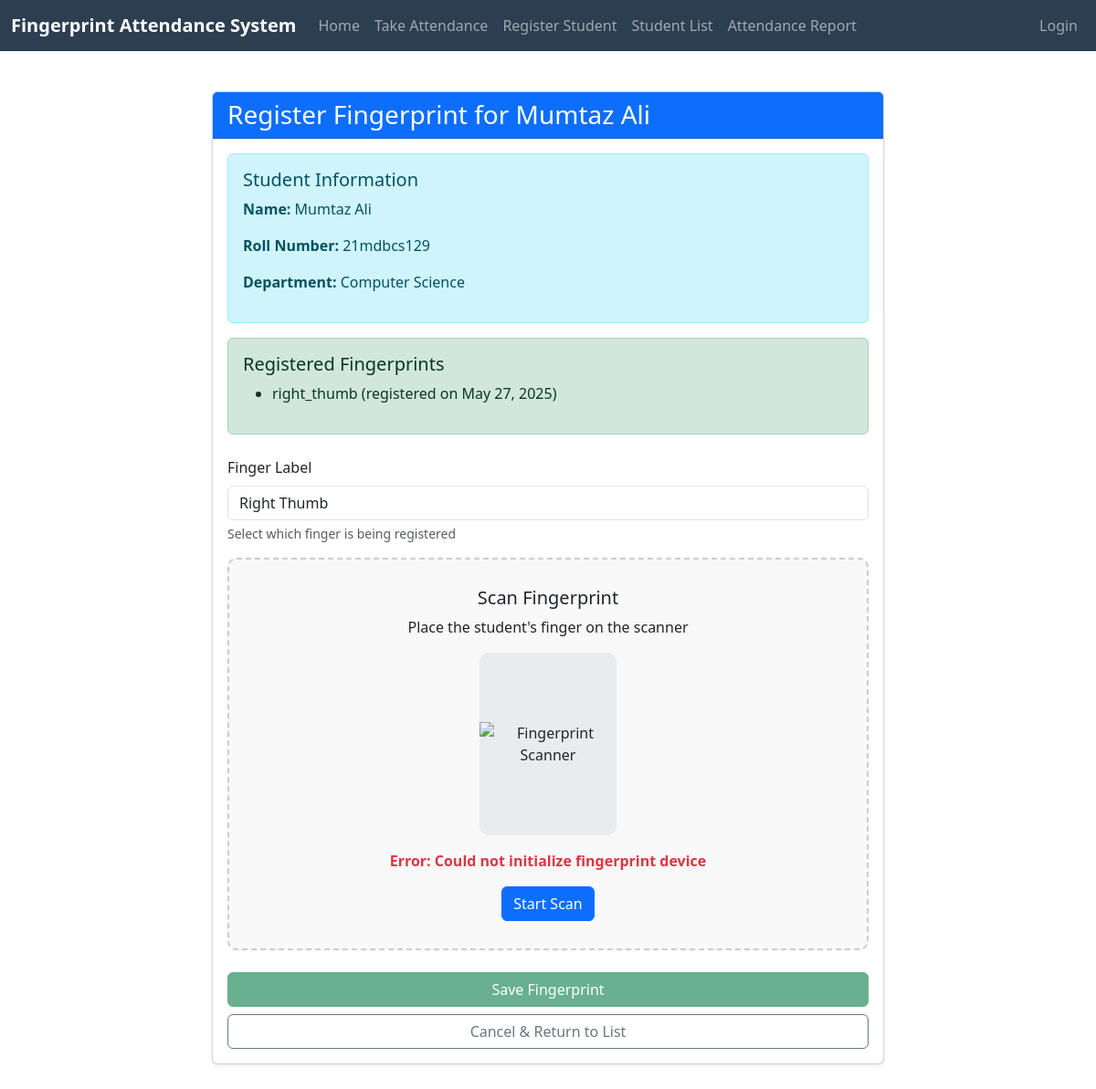
Screenshot of /register/fingerprint/5/ with the database file from the repository.
### attendance/models.py (models this page shows, shortened)
class Student(models.Model):
    name = models.CharField(max_length=100)
    roll_number = models.CharField(max_length=20, unique=True)
    department = models.ForeignKey(Department, on_delete=models.CASCADE)
    joined_date = models.DateTimeField(default=timezone.now)
    is_active = models.BooleanField(default=True)

class Department(models.Model):
    name = models.CharField(max_length=100)

class FingerPrint(models.Model):
    student = models.ForeignKey(Student, on_delete=models.CASCADE, related_name='fingerprints')
    fingerprint_data = models.BinaryField()  # Store fingerprint template as binary data
    finger_label = models.CharField(max_length=20, default="Right Index")  # e.g., "Right Index", "Left Thumb"
    created_at = models.DateTimeField(auto_now_add=True)
    updated_at = models.DateTimeField(auto_now=True)
    class Meta:
        unique_together = ('student', 'finger_label')

### attendance/views.py (the view)
# urls.py: path('register/fingerprint/<int:student_id>/', views.register_fingerprint, name='register_fingerprint'),
def register_fingerprint(request, student_id):
    student = get_object_or_404(Student, id=student_id)
    if request.method == 'POST':
        form = FingerPrintRegistrationForm(request.POST)
        if form.is_valid():
            try:
                fingerprint_data = request.POST.get('fingerprint_data')
                logger.debug(f"Received fingerprint data type: {type(fingerprint_data)}")
                if fingerprint_data:
                    logger.debug(f"First 20 chars: {fingerprint_data[:20]}...")
                else:
                    logger.error("No fingerprint data received")
                    messages.error(request, 'No fingerprint data received. Please try again.')
                    return redirect('register_fingerprint', student_id=student.id)
                try:
                    processed_data = FingerprintProcessor.process_fingerprint_image(fingerprint_data)
                    fingerprint = FingerPrint(
                        student=student,
                        fingerprint_data=processed_data,  # Processed fingerprint data
                        finger_label=form.cleaned_data['finger_label']
                    )
                    fingerprint.save()
                    messages.success(request, f'Fingerprint registered successfully for {student.name}.')
                    if FingerPrint.objects.filter(student=student).count() < 2:
                        messages.info(request, 'Consider registering another finger as backup.')
                        return redirect('register_fingerprint', student_id=student.id)
                    else:
                        return redirect('student_list')
                except ValueError as e:
                    logger.error(f"Fingerprint processing error: {str(e)}")
                    messages.error(request, f'Error processing fingerprint: {str(e)}')
                    return redirect('register_fingerprint', student_id=student.id)
            except Exception as e:
                logger.exception("Unexpected error during fingerprint registration")
                messages.error(request, f'An unexpected error occurred: {str(e)}')
                return redirect('register_fingerprint', student_id=student.id)
        else:
            logger.warning(f"Form validation errors: {form.errors}")
    else:
        form = FingerPrintRegistrationForm()
    registered_prints = FingerPrint.objects.filter(student=student)
    return render(request, 'attendance/register_fingerprint.html', {
        'form': form,
        'student': student,
        'registered_prints': registered_prints,
        'title': f'Register Fingerprint for {student.name}'
    })

### attendance/forms.py
class FingerPrintRegistrationForm(forms.ModelForm):
    finger_label = forms.ChoiceField(
        choices=[('right_thumb', 'Right Thumb'),
                 ('right_index', 'Right Index'),
                 ('right_middle', 'Right Middle'),
                 ('right_ring', 'Right Ring'),
                 ('right_little', 'Right Little'),
                 ('left_thumb', 'Left Thumb'),
                 ('left_index', 'Left Index'),
                 ('left_middle', 'Left Middle'),
                 ('left_ring', 'Left Ring'),
                 ('left_little', 'Left Little')],
        widget=forms.Select(attrs={'class': 'form-control'})
    )
    class Meta:
        model = FingerPrint
        fields = ['finger_label']  # Only include finger_label, no fingerprint_data

### attendance/templates/attendance/register_fingerprint.html (shortened to what this page needs)
{% extends 'attendance/base.html' %}
{% block content %}
<div class="container py-4">
    <div class="row">
        <div class="col-lg-8 mx-auto">
            <div class="card shadow-sm mb-4">
                <div class="card-header bg-primary text-white">
                    <h3 class="mb-0">Register Fingerprint for {{ student.name }}</h3>
                </div>
                <div class="card-body">
                    <div class="alert alert-info">
                        <h5>Student Information</h5>
                        <p><strong>Name:</strong> {{ student.name }}</p>
                        <p><strong>Roll Number:</strong> {{ student.roll_number }}</p>
                        <p><strong>Department:</strong> {{ student.department.name }}</p>
                    </div>
                    {% if registered_prints %}
                    <div class="alert alert-success mb-4">
                        <h5>Registered Fingerprints</h5>
                        <ul>
                            {% for print in registered_prints %}
                            <li>{{ print.finger_label }} (registered on {{ print.created_at|date:"M d, Y" }})</li>
                            {% endfor %}
                        </ul>
                    </div>
                    {% endif %}
                    <form method="post" id="fingerprintForm">
                        <div class="mb-3">
                            <label for="{{ form.finger_label.id_for_label }}" class="form-label">Finger Label</label>
                            {{ form.finger_label }}
                            <div class="form-text">Select which finger is being registered</div>
                        </div>
                        <div class="fingerprint-container">
                            <h5>Scan Fingerprint</h5>
                            <p>Place the student's finger on the scanner</p>
                            <div class="fingerprint-scanner" id="fingerprintScanner">
                                <img src="/static/img/fingerprint-icon.png" alt="Fingerprint Scanner" id="fingerprintImage">
                            </div>
                            <div class="finger-status mt-3" id="fingerStatus">Ready to scan</div>
                            <button type="button" class="btn btn-primary mt-3" id="scanBtn">
                                Start Scan
                            </button>
                        </div>
                        <div class="d-grid gap-2 mt-4">
                            <button type="submit" class="btn btn-success" id="saveBtn" disabled>Save Fingerprint</button>
                            <a href="{% url 'student_list' %}" class="btn btn-outline-secondary">Cancel & Return to List</a>
                        </div>
                    </form>
                </div>
            </div>
        </div>
    </div>
</div>
{% endblock %}
{% block extra_css %}
<link rel="stylesheet" href="https://cdn.jsdelivr.net/npm/bootstrap-icons@1.7.2/font/bootstrap-icons.css">
{% endblock %}

### attendance/templates/attendance/base.html (style rules this page uses)
.fingerprint-container { border: 2px dashed #ccc; padding: 30px; text-align: center; margin-bottom: 20px; border-radius: 10px; background-color: #f9f9f9; }
.fingerprint-scanner { width: 150px; height: 200px; margin: 0 auto; background-color: #e9ecef; border-radius: 10px; display: flex; align-items: center; justify-content: center; position: relative; overflow: hidden; }
.fingerprint-scanner img { max-width: 100%; max-height: 100%; }
.finger-status { margin-top: 15px; font-weight: bold; }

### rows the page displays
Student: name "Mumtaz Ali", roll_number "21mdbcs129", department.name "Computer Science"
FingerPrint: finger_label "right_thumb", created_at "May 27, 2025"
